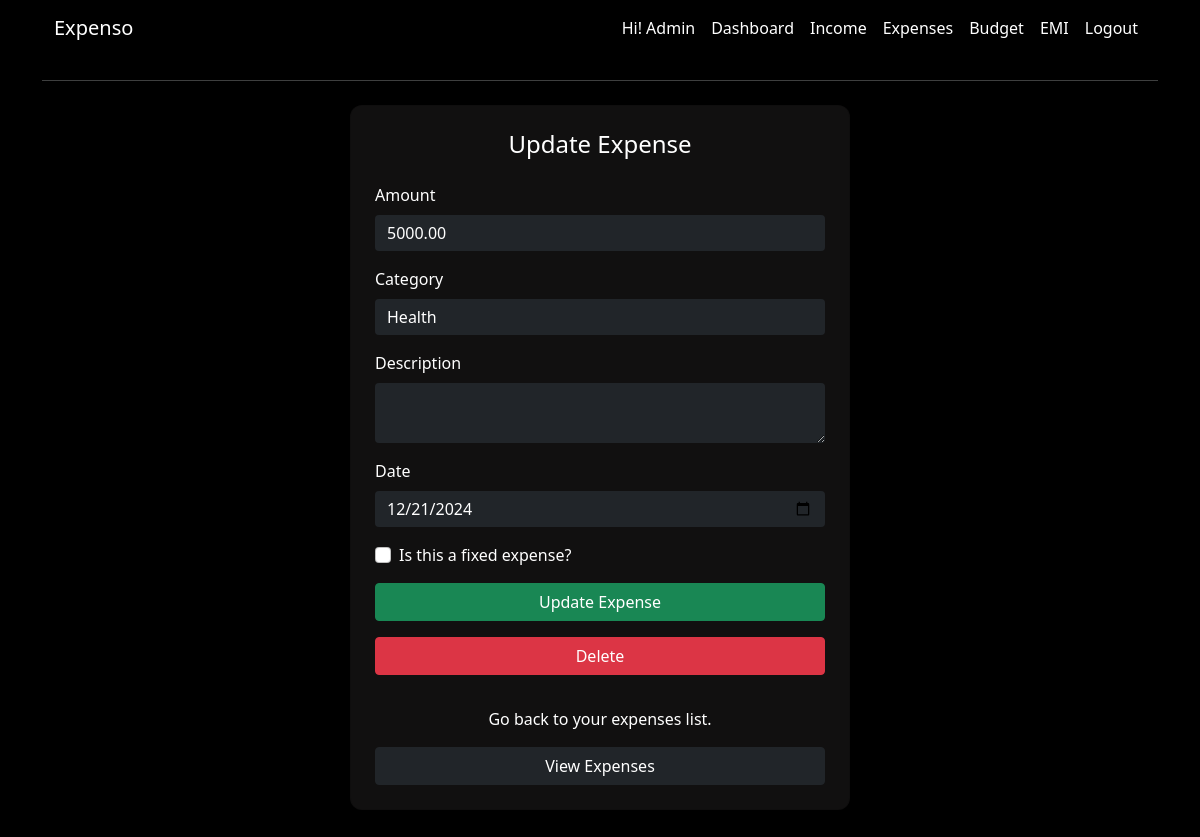
/expense/update/23 (signed in), run on the app's committed database.
### app/models.py (models this page shows, shortened)
class User(AbstractBaseUser, PermissionsMixin):
    email = models.EmailField(
        verbose_name="email address",  # Human-readable name for email
        max_length=255,  # Maximum length for the email field
        unique=True,  # Ensures email is unique
    )
    username = models.CharField(max_length=50, unique=True, blank=True, null=True)  # Optional username field
    name = models.CharField(max_length=50)
    phone = models.CharField(max_length=10)
    is_active = models.BooleanField(default=True)  # Defaults to active
    is_admin = models.BooleanField(default=False)
    objects = UserManager()
    USERNAME_FIELD = "email"
    REQUIRED_FIELDS = ["name", "phone", "username"]

class Expense(models.Model):
    user = models.ForeignKey(  # Foreign key to associate expense records with a user.
        User,  # Refers to the User model.
        on_delete=models.CASCADE,  # Deletes expense records if the associated user is deleted.
        related_name='expenses'  # Allows reverse querying using 'expenses' on the User model.
    )
    amount = models.DecimalField(  # Field to store the expense amount.
        max_digits=10,  # Maximum number of digits in the amount (including decimal places).
        decimal_places=2  # Number of digits after the decimal point (e.g., 12345.67).
    )
    category = models.ForeignKey(  # Foreign key to associate the expense with a category.
        Category,  # Refers to the Category model.
        on_delete=models.CASCADE,  # Deletes expense records if the associated category is deleted.
        limit_choices_to={'category_type': 'Expense'},  # Limits category choices to "Expense" type.
        related_name='expenses'  # Allows reverse querying using 'expenses' on the Category model.
    )
    description = models.TextField(  # Field to store an optional description for the expense.
        blank=True,  # Allows this field to be left empty in forms.
        null=True  # Allows this field to store NULL values in the database.
    )
    date = models.DateField()  # Field to store the date of the expense.
    is_fixed = models.BooleanField(  # Field to indicate if the expense is fixed (e.g., rent, subscription).
        default=False  # Default value is False, meaning the expense is not fixed.
    )
    created_at = models.DateTimeField(  # Field to store when the expense record was created.
        auto_now_add=True  # Automatically sets the current timestamp when created.
    )

class Category(models.Model):
    INCOME = 'Income'  # Constant for the "Income" category type.
    EXPENSE = 'Expense'  # Constant for the "Expense" category type.
    CATEGORY_TYPES = [  # A list of choices for the 'category_type' field.
        (INCOME, 'Income'),  # First choice is "Income".
        (EXPENSE, 'Expense'),  # Second choice is "Expense".
    ]
    user = models.ForeignKey(  # Foreign key to associate categories with a user.
        User,  # Refers to the User model.
        on_delete=models.CASCADE,  # Deletes categories when the user is deleted.
        blank=True,  # Allows this field to be left empty.
        null=True,  # Allows this field to store NULL values.
        related_name='categories'  # Allows reverse querying using 'categories' on the User model.
    )
    name = models.CharField(  # Field for the category name.
        max_length=50,  # Maximum length of the name is 50 characters.
    )
    category_type = models.CharField(  # Field for the type of category (Income or Expense).
        max_length=10,  # Maximum length of the category type is 10 characters.
        choices=CATEGORY_TYPES  # Limits the field to predefined choices (Income/Expense).
    )
    created_at = models.DateTimeField(  # Field to store when the category was created.
        auto_now_add=True  # Automatically sets the current timestamp when created.
    )

### app/views.py (the view, shortened to what this page needs)
# urls.py: path('expense/update/<int:id>', views.expense_update_view, name="expense-update"),
@login_required(login_url='login')
def expense_update_view(request, id):
    expense = get_object_or_404(Expense, user=request.user, id=id)
    expense_categories = request.user.categories.filter(category_type='Expense')
    return render(request, 'expense/expense_update.html', context={'expense':expense, 'expense_categories':expense_categories})

### app/templates/expense/expense_update.html (shortened to what this page needs)
{% extends 'base.html' %}
{% load static %}
{% block content %}
<hr class="my-4">
<div class="d-flex justify-content-center align-items-center mb-5">
    <div class="card text-white shadow-sm p-4" style="width: 100%; max-width: 500px;">
        <h4 class="text-center mb-4">Update Expense</h4>
        <form method="POST">
            <div class="mb-3">
                <label class="form-label">Amount</label>
                <input type="number" step="0.01" name="amount" class="form-control bg-dark text-white border-0 rounded" value="{{ expense.amount }}" required>
            </div>
            <div class="mb-3">
                <label class="form-label">Category</label>
                <select name="category" class="form-control bg-dark text-white border-0 rounded" required>
                    {% for category in expense_categories %}
                    <option value="{{ category.id }}" {% if expense.category.id == category.id %}selected{% endif %}>
                        {{ category.name }}
                    </option>
                    {% endfor %}
                </select>
            </div>
            <div class="mb-3">
                <label class="form-label">Description</label>
                <textarea name="description" class="form-control bg-dark text-white border-0 rounded">{{ expense.description }}</textarea>
            </div>
            <div class="mb-3">
                <label class="form-label">Date</label>
                <input type="date" name="date" class="form-control bg-dark text-white border-0 rounded" value="{{ expense.date|date:'Y-m-d' }}" required>
            </div>
            <div class="form-check mb-3">
                <input type="checkbox" name="is_fixed" class="form-check-input" id="is_fixed" {% if expense.is_fixed %}checked{% endif %}>
                <label class="form-check-label" for="is_fixed">Is this a fixed expense?</label>
            </div>
            <button type="submit" class="btn btn-success mb-3 w-100">Update Expense</button>
            <a href="{% url 'expense-delete' expense.id %}" class="btn btn-danger mb-3 w-100">Delete</a>
            <p class="text-center mt-3">Go back to your expenses list.</p>
            <div class="text-center">
                <a href="{% url 'expenses' %}" class="btn btn-dark w-100">View Expenses</a>
            </div>
        </form>
    </div>
</div>
{% endblock %}

### app/templates/navbar.html (shortened to what this page needs)
<nav class="navbar navbar-expand-lg" style="background-color: #000;">
  <div class="container-fluid">
    <a class="navbar-brand text-white" href="{% url 'home' %}">Expenso</a>
    <div class="collapse navbar-collapse" id="navbarTogglerDemo02">
      <ul class="navbar-nav ms-auto mb-2 mb-lg-0">
          <li class="nav-item">
            <a class="nav-link text-white" href="#">Hi! {{request.user.username | capfirst}}</a>
          </li>
        {% if request.user.is_authenticated %}
          <li class="nav-item">
            <a class="nav-link text-white" href="{% url 'dashboard' %}">Dashboard</a>
          </li>
          <li class="nav-item">
            <a class="nav-link text-white" href="{% url 'income' %}">Income</a>
          </li>
          <li class="nav-item">
            <a class="nav-link text-white" href="{% url 'expenses' %}">Expenses</a>
          </li>
          <li class="nav-item">
            <a class="nav-link text-white" href="{% url 'budgets' %}">Budget</a>
          </li>
          <li class="nav-item">
            <a class="nav-link text-white" href="{% url 'emi' %}">EMI</a>
          </li>
          <li class="nav-item">
            <a class="nav-link text-white" href="{% url 'logout' %}">Logout</a>
          </li>
          {% endif %}
      </ul>
    </div>
  </div>
</nav>

### app/templates/base.html (style rules this page uses)
.card { background-color: #111010 !important; border-radius: 12px !important; }

### data on the page
User: user.username "Admin"
Expense: amount "5000.00", category "Health", date "12/21/2024"
